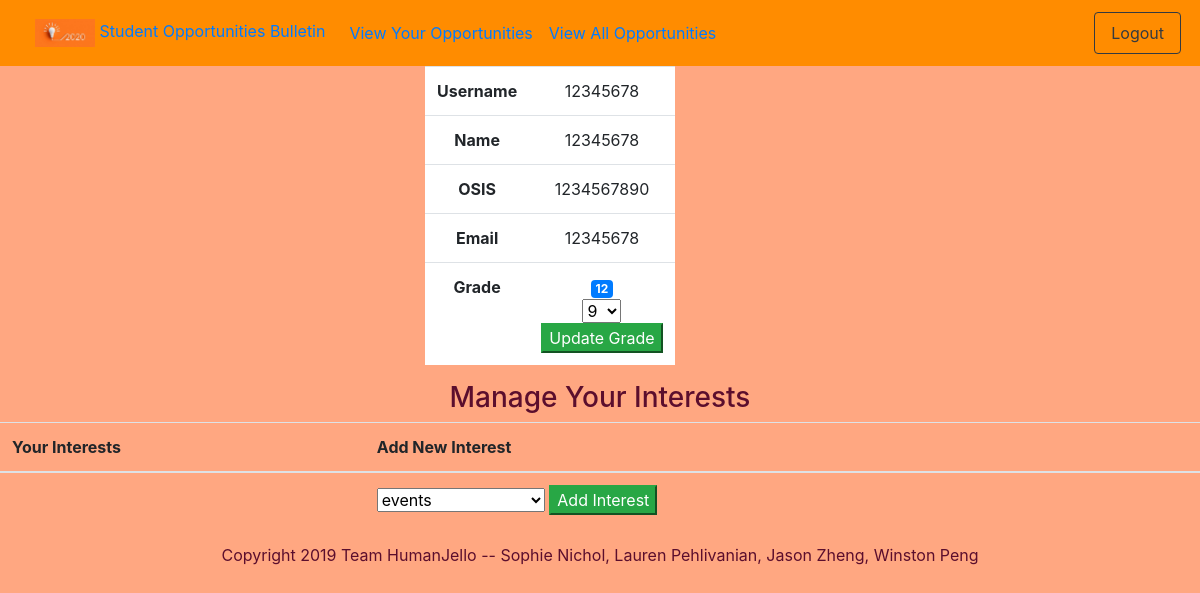
/stuAcc (signed in), run on an earlier commit of the app's database.
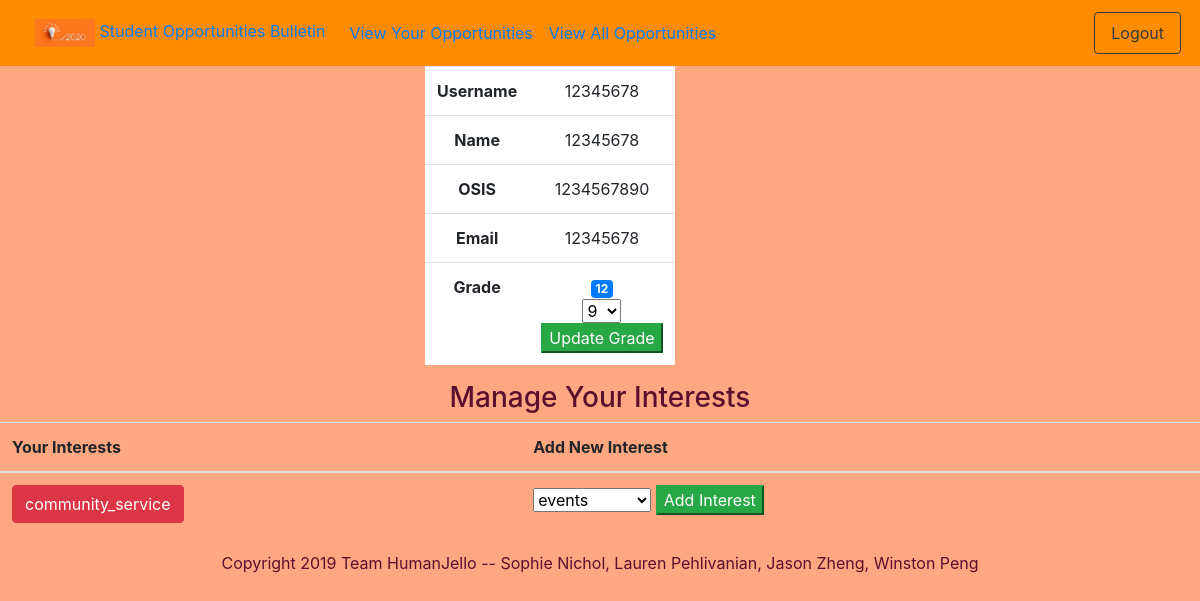
And on a later commit of the database.
### tables this page shows
CREATE TABLE users (
                userid INTEGER PRIMARY KEY AUTOINCREMENT,
                username TEXT UNIQUE NOT NULL,
                hashpassword TEXT NOT NULL,
                displayname TEXT,
                osis INTEGER,
                email TEXT,
                grade TEXT,
                events BOOLEAN,
                academic BOOLEAN,
                business BOOLEAN,
                community_service BOOLEAN,
                leadership BOOLEAN,
                museums BOOLEAN,
                nature BOOLEAN,
                stem BOOLEAN,
                humanities BOOLEAN,
                scholarships BOOLEAN,
                admin BOOLEAN,
                saved TEXT
                );

### app.py (the view)
@app.route("/stuAcc")
def stuAcc():
    if checkAuth() and not isAdmin():
        user_ints = dbfunctions.getStudentInts(c, session['username'])
        user_info = dbfunctions.getStuInfo(c, session['username'])
        return render_template('stu_info.html', username=session['username'], interests=user_ints, ordered_ints=ORDERED_INTS, info = user_info)
    return redirect(url_for('root'))

### app.py (called while the page is built)
def checkAuth(): #checks if the user is logged in
    if "username" in session:
        return True
    else:
        return False

def isAdmin():
    return session['admin']

### utl/dbfunctions.py (called while the page is built)
def getStuInfo(c, user):
    c.execute("SELECT username, displayname, osis, email, grade FROM users WHERE username = ?;", (user, ))
    return c.fetchone()

def getStudentInts(c, username):
    c.execute("SELECT events,academic,business,community_service,leadership,museums,nature,stem,humanities, scholarships FROM users WHERE username = ?;", (username, ))
    return c.fetchone()

### templates/stu_info.html (shortened to what this page needs)
{% extends "base.html" %}
{% block body %}
<div class="container">
  <div class="row">
    <div class="col-sm-2"></div>
    <div class="col-sm-2"></div>
    <div class="col-sm-2">
      <table class="table" style="background-color:white" style="width: auto;">
        <tr>
          <th>Username</th>
          <td>{{info[0]}}</td>
        </tr>
        <tr>
          <th>Name</th>
          <td>{{info[1]}}</td>
        </tr>
        <tr>
          <th>OSIS</th>
          <td>{{info[2]}}</td>
        </tr>
        <tr>
          <th>Email</th>
          <td>{{info[3]}}</td>
        </tr>
        <tr>
          <th>Grade</th>
          <td>
            <span class="badge badge-primary">{{info[4]}}</span>
            <form action="/changeGrade" method="POST">
                <select name="grade" required>
                  {% for gr in range(9,13) %}
                    {% if info[4] != gr %}<option type="number" value="{{gr}}"> {{gr}}</option>{% endif %}
                  {% endfor %}
                </select>
                <input type="submit" name="add-int-button" class="btn-success" value="Update Grade">
            </form>
          </td>
        </tr>
      </table>
    </div>
  </div>
</div>
<center>
  <h3>Manage Your Interests</h3>
  <table class="table">
    <thead>
      <tr>
        <th scope="col">Your Interests</th>
        <th scope="col">Add New Interest</th>
      </tr>
    </thead>
    <tbody>
    <tr>
      <td>
        {% for i in range(interests|length)  %}
            {% if interests[i] %}
            <a href="/delInt/{{ordered_ints[i]}}" class="btn btn-danger"> {{ordered_ints[i]}}</a>
            {% endif %}
        {% endfor %}
      </td>
      <td>
        <form action="/addIntAuth" method="POST">
            <select name="ints" required>
              {% for i in range(interests|length) %}
                {% if not interests[i] %}<option value="{{ordered_ints[i]}}"> {{ordered_ints[i]}}</option>{% endif %}
              {% endfor %}
            </select>
            <input type="submit" name="add-int-button" class="btn-success" value="Add Interest">
        </form>
      </td>
      </tr>
    </tbody>
  </table>
</center>
{% endblock %}

### templates/base.html (shortened to what this page needs)
<!DOCTYPE html>
<html>
  <head>
    <link rel="stylesheet" href="https://stackpath.bootstrapcdn.com/bootstrap/4.3.1/css/bootstrap.min.css">
  </head>
  <body style = "background-color: #FFA781; color: #5B0E2D; text-align:center;">
    {% block navbar_stu %}
    <div style="background-color:#ff8c00; padding:3px;">
      <nav class="navbar navbar-expand-lg flex-column flex-md-row justify-content-between">
        <a class="nav-link" href="/">
          <img src="{{url_for('static', filename = 'home_Image.jpg')}}" width="60">
          Student Opportunities Bulletin
        </a>
        <div class="navbar-collapse collapse">
          <ul class="navbar-nav flex-row bd-navbar-nav">
            <li class="nav-item">
              <a class="nav-link" href="/myOps"> View Your Opportunities </a>
            </li>
            <li class="nav-item">
              <a class="nav-link" href="/allOps"> View All Opportunities </a>
            </li>
          </ul>
        </div>
        <a class="nav-link btn btn-outline-dark" href="/logout">Logout</a>
      </nav>
    </div>
    {% endblock %}
    {% block body %} {% endblock %}
  </body>
    {% block footer %}
    <footer class="footer">
        <div class="container">
            Copyright 2019 Team HumanJello -- Sophie Nichol, Lauren Pehlivanian, Jason Zheng, Winston Peng
        </div>
    </footer>
    {% endblock %}
</html>

What changed in the data, as far as the page shows it:
changed users: community_service empty → True (drawn)
Also different on the page:
new list line: "community_service"
